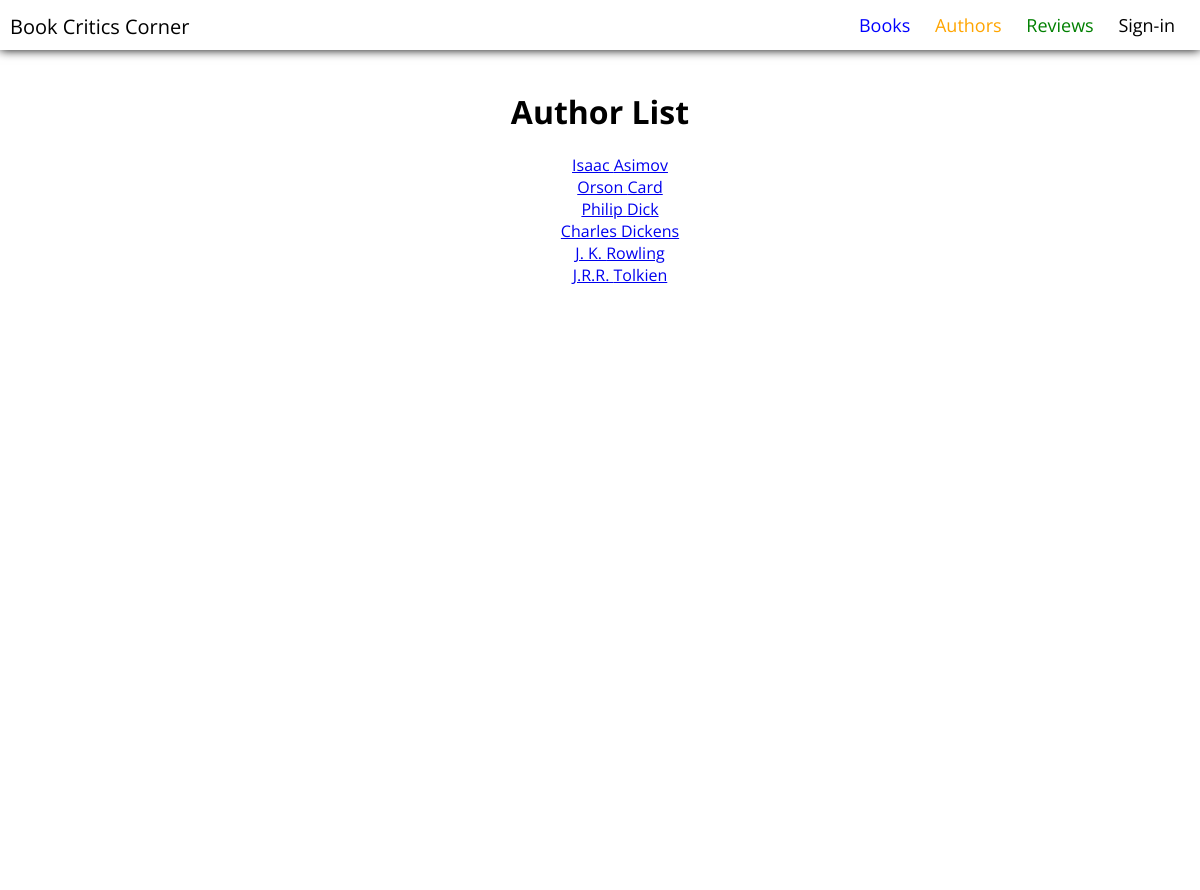
The page /library/authors/ on the database its author committed.
### library/models.py (models this page shows, shortened)
class Author(models.Model):
    first_name = models.CharField(max_length=100)
    last_name = models.CharField(max_length=100)
    biography = models.TextField(max_length=2000, help_text="Enter a short description of the author")
    date_of_birth = models.DateField(null=True, blank=True)
    date_of_death = models.DateField('Died', null=True, blank=True)
    tags = TaggableManager()
    class Meta:
        ordering = ['last_name', 'first_name']
    def get_absolute_url(self):
        return reverse('author-info', args=[str(self.id)])

### library/views.py (the view)
# urls.py: path('authors/', views.AllAuthorListView.as_view(), name='authors'),
class AllAuthorListView(generic.ListView):
    model = Author

### library/templates/library/author_list.html (shortened to what this page needs)
{% extends "base_generic.html" %}
{% load static %}
{% block content %}
<link rel="stylesheet" type="text/css" href="{% static 'css/author-list.css' %}">
<div class="main-content">
<div class="content-header">
  <h1>Author List</h1>
  </div>
  {% if author_list %}
  <ul class="author-list">
    {% for author in author_list %}
      <li>
        <a href="{{ author.get_absolute_url }}">{{ author.first_name }} {{ author.last_name }} </a>
      </li>
    {% endfor %}
  </ul>
  {% else %}
    <p>There are no authors in the library.</p>
  {% endif %}
  </div>
{% endblock %}

### library/static/css/style.css (style rules this page uses)
.main-content { width: 80%; margin: auto; background-color: white; height: 100vh; text-align: center; }
.content-header { margin-top: 40px; }
body { font-family: 'Open Sans', sans-serif; margin:0; padding:0; }

### library/static/css/author-list.css (style rules this page uses)
.author-list { list-style: none; }

### rows shown on the page
Author: first_name "Isaac", last_name "Asimov"
Author: first_name "Orson", last_name "Card"
Author: first_name "Philip", last_name "Dick"
Author: first_name "Charles", last_name "Dickens"
Author: first_name "J. K.", last_name "Rowling"
Author: first_name "J.R.R.", last_name "Tolkien"
